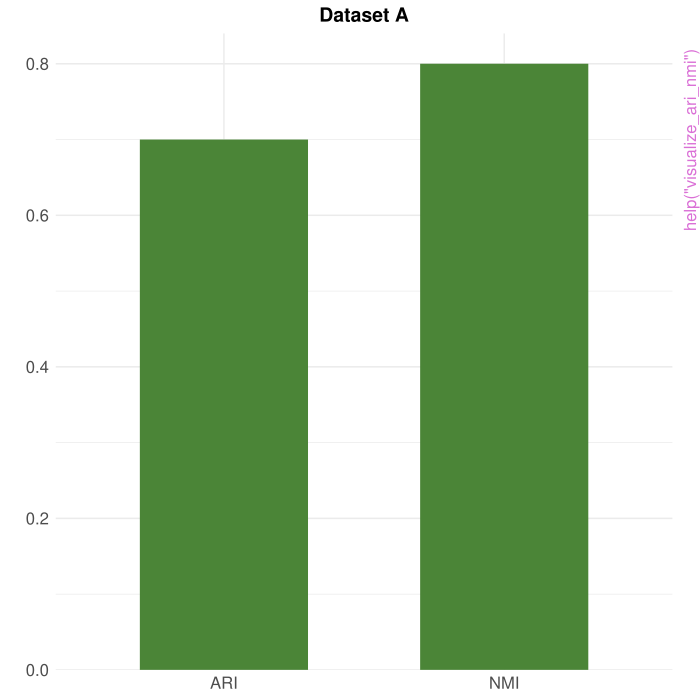

The R source for this figure:
pkgname <- "ADM"
source(file.path(R.home("share"), "R", "examples-header.R"))
options(warn = 1)
options(pager = "console")
library('ADM')

base::assign(".oldSearch", base::search(), pos = 'CheckExEnv')
base::assign(".old_wd", base::getwd(), pos = 'CheckExEnv')
cleanEx()
nameEx("cal_ari_nmi")
### * cal_ari_nmi

flush(stderr()); flush(stdout())

### Name: cal_ari_nmi
### Title: Calculate Adjusted Rand Index (ARI) and Normalized Mutual
###   Information (NMI)
### Aliases: cal_ari_nmi

### ** Examples

data <- matrix(rnorm(200), 100, 2)
info <- sample(1:3, 100, replace = TRUE)  # Simulated cluster information
result <- cal_ari_nmi(data, k = 3, method_name = "Example Method", seed = 123, info = info)




cleanEx()
nameEx("candidate.visual")
### * candidate.visual

flush(stderr()); flush(stdout())

### Name: candidate.visual
### Title: Perform Multiple Dimensionality Reduction Methods
### Aliases: candidate.visual

### ** Examples

## Not run: 
##D # Assuming 'data' is your input dataset
##D result <- candidate.visual(data, dim = 2,
##D                            methods = c("PCA", "MDS", "UMAP"),
##D                            umap.k = c(15, 30))
##D pca_result <- result$embed.list[[1]]
##D method_names <- result$method_name
## End(Not run)




cleanEx()
nameEx("dataloader")
### * dataloader

flush(stderr()); flush(stdout())

### Name: dataloader
### Title: Load and Prepare Dataset for Analysis
### Aliases: dataloader

### ** Examples

## Not run: 
##D # Load the Oihane dataset
##D oihane_data <- dataloader("Oihane")
##D 
##D # Load the PBMC dataset
##D pbmc_data <- dataloader("pbmc")
##D 
##D # Load the miRNA dataset
##D mir_data <- dataloader("mir")
## End(Not run)




cleanEx()
nameEx("get_mapping")
### * get_mapping

flush(stderr()); flush(stdout())

### Name: get_mapping
### Title: Get label mapping for a dataset
### Aliases: get_mapping

### ** Examples

get_mapping("Oihane")
get_mapping("Quake")

get_mapping("Oihane")
get_mapping("Quake")




cleanEx()
nameEx("plot_cci_results")
### * plot_cci_results

flush(stderr()); flush(stdout())

### Name: plot_cci_results
### Title: Plot Comparison of CCI Results
### Aliases: plot_cci_results

### ** Examples

viz_matrix <- matrix(rnorm(30), nrow = 10,
                     dimnames = list(NULL, c("viz_raw", "viz_umap", "viz_pca")))
diffu_matrix <- matrix(rnorm(30), nrow = 10,
                       dimnames = list(NULL, c("diffu_raw", "diffu_umap", "diffu_pca")))
cci_list <- list(viz_matrix, diffu_matrix)
p <- plot_cci_results(cci_list, "Example Dataset")
if (interactive()) {
  print(p)
}




cleanEx()
nameEx("plot_legend")
### * plot_legend

flush(stderr()); flush(stdout())

### Name: plot_legend
### Title: Create a scatter plot with a custom legend
### Aliases: plot_legend

### ** Examples

umap_coords <- matrix(rnorm(200), ncol = 2)
cluster_info <- rep(c("Type A", "Type B"), each = 50)
color_list <- c("Type A" = "red", "Type B" = "blue")
label_map <- c("Type A" = "A", "Type B" = "B")
p <- plot_legend(umap_coords, "UMAP", cluster_info, "Example", color_list, label_map)
if (interactive()) {
  print(p)
}




cleanEx()
nameEx("process_and_visualize_meta_methods")
### * process_and_visualize_meta_methods

flush(stderr()); flush(stdout())

### Name: process_and_visualize_meta_methods
### Title: Process and Visualize Meta-Methods
### Aliases: process_and_visualize_meta_methods

### ** Examples

# This function requires specific input structures and external functions
# An example cannot be easily provided without those dependencies




cleanEx()
nameEx("simplify_labels")
### * simplify_labels

flush(stderr()); flush(stdout())

### Name: simplify_labels
### Title: Simplify labels based on a provided mapping
### Aliases: simplify_labels

### ** Examples

# Without mapping
original_labels <- c("Type A", "Type B", "Type C")
simplify_labels(original_labels)
# Returns: c("Type A", "Type B", "Type C")

# With mapping
mapping <- c("Type A" = "A", "Type B" = "B")
simplify_labels(original_labels, mapping)
# Returns: c("A", "B", "Type C")




cleanEx()
nameEx("visualization_with_label")
### * visualization_with_label

flush(stderr()); flush(stdout())

### Name: visualization_with_label
### Title: Create a labeled scatter plot from UMAP visualization
### Aliases: visualization_with_label

### ** Examples

umap_coords <- matrix(rnorm(200), ncol = 2)
cluster_info <- rep(c("A", "B"), each = 50)
color_list <- c("A" = "red", "B" = "blue")
p <- visualization_with_label(umap_coords, "UMAP", cluster_info, "Example", color_list)
if (interactive()) {
  print(p)
}




cleanEx()
nameEx("visualize_ari_nmi")
### * visualize_ari_nmi

flush(stderr()); flush(stdout())

### Name: visualize_ari_nmi
### Title: Visualize ARI and NMI Comparison with Bar Plot
### Aliases: visualize_ari_nmi

### ** Examples

# Example with only ADM method
ARI_list_single <- list(data.frame(ARI = 0.7, NMI = 0.8))
visualize_ari_nmi(ARI_list_single, "Dataset A")

# Example with both methods
ARI_list_double <- list(
  data.frame(ARI = 0.8, NMI = 0.9),
  data.frame(ARI = 0.7, NMI = 0.8)
)
visualize_ari_nmi(ARI_list_double, "Dataset B")




cleanEx()
nameEx("visualize_individual_methods")
### * visualize_individual_methods

flush(stderr()); flush(stdout())

### Name: visualize_individual_methods
### Title: Visualize Individual Methods
### Aliases: visualize_individual_methods

### ** Examples

matrices <- list(matrix(rnorm(200), 100, 2), matrix(rnorm(200), 100, 2))
method_names <- c("Method1", "Method2")
# Example with default coloring (all points same color)
plots1 <- visualize_individual_methods(matrices, method_names)

# Example with group information
info <- sample(c("A", "B", "C"), 100, replace = TRUE)
color_list <- c("A" = "red", "B" = "blue", "C" = "green")
plots2 <- visualize_individual_methods(matrices, method_names, info, color_list)




cleanEx()
nameEx("visualize_silhouette_width")
### * visualize_silhouette_width

flush(stderr()); flush(stdout())

### Name: visualize_silhouette_width
### Title: Visualize Silhouette Width Comparison
### Aliases: visualize_silhouette_width

### ** Examples

ASW_list <- list(Method1 = rnorm(100, 0.7, 0.1), Method2 = rnorm(100, 0.6, 0.1))
info <- sample(c("A", "B", "C"), 100, replace = TRUE)
label_mapping <- c("A" = "Cluster 1", "B" = "Cluster 2", "C" = "Cluster 3")
p <- visualize_silhouette_width(ASW_list, info, "Example Dataset", label_mapping)
if (interactive()) {
  print(p)
}




### * <FOOTER>
###
cleanEx()
options(digits = 7L)
base::cat("Time elapsed: ", proc.time() - base::get("ptime", pos = 'CheckExEnv'),"\n")
grDevices::dev.off()
###
### Local variables: ***
### mode: outline-minor ***
### outline-regexp: "\\(> \\)?### [*]+" ***
### End: ***
quit('no')
